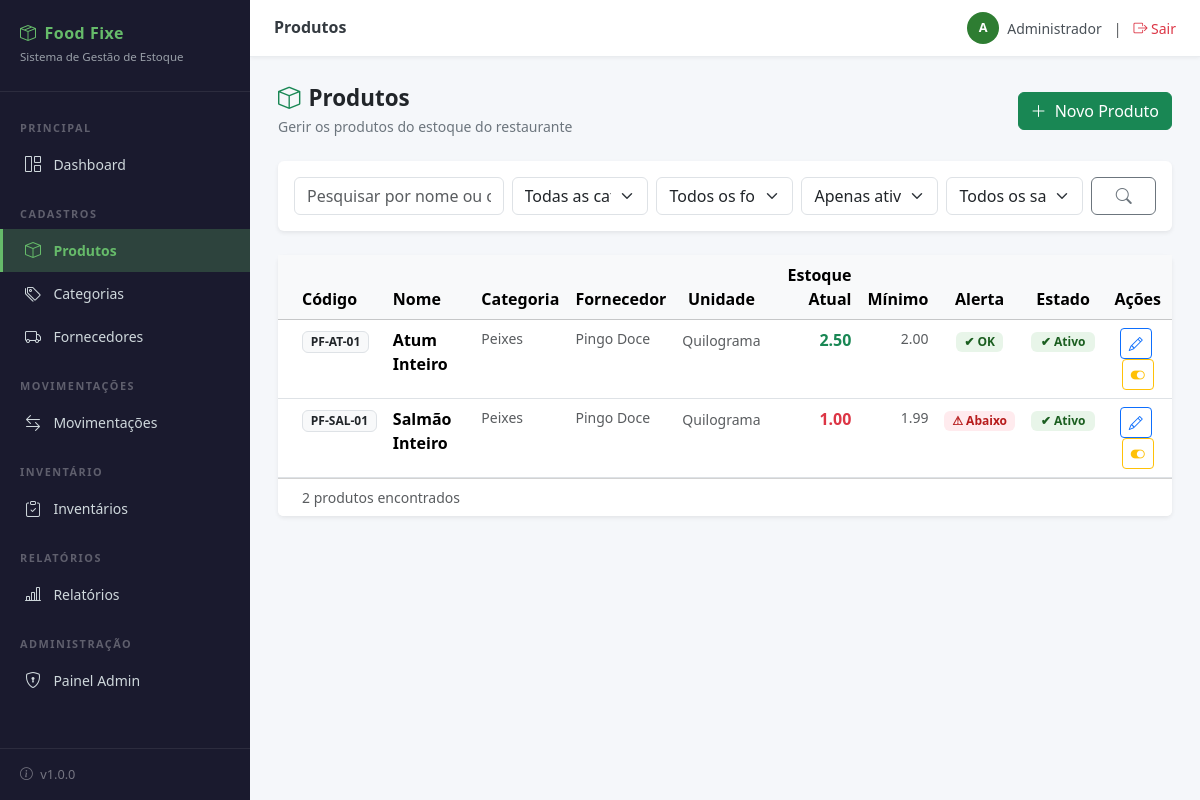
The page /produtos/ (signed in) on the database as committed earlier.
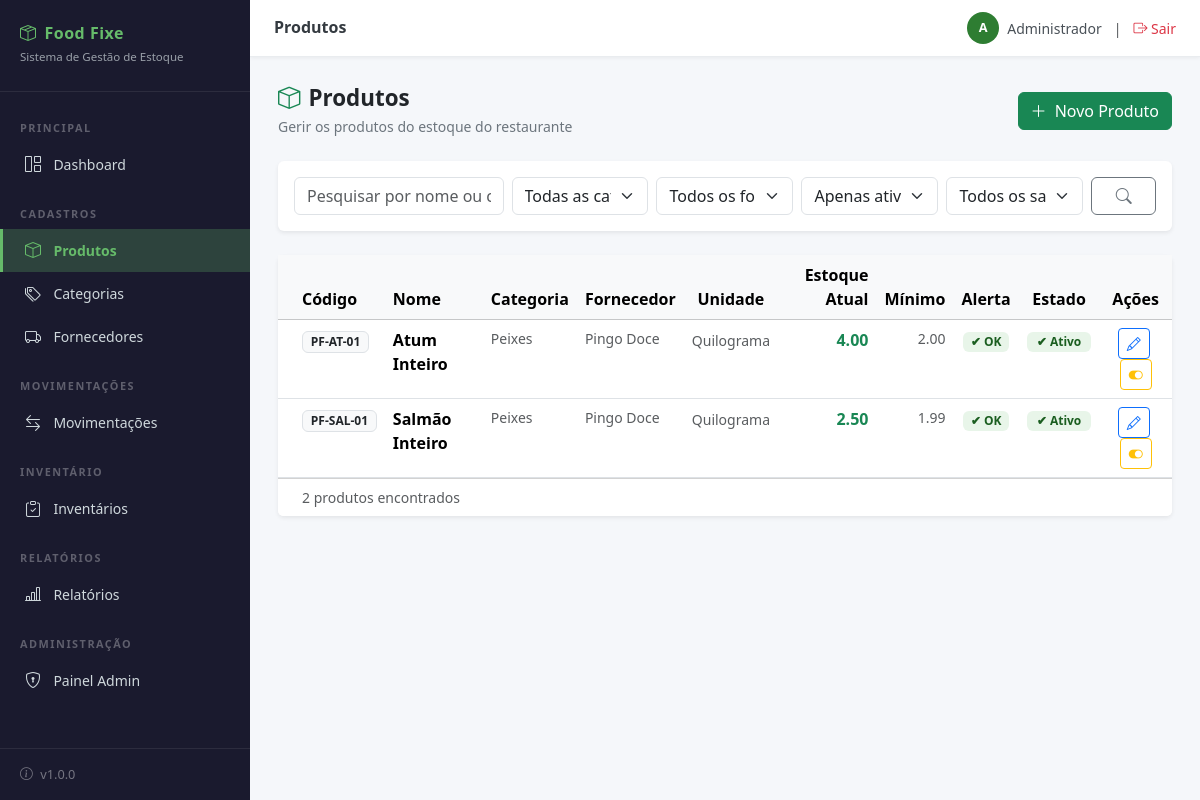
The same page on the database as committed later.
### estoque/models.py (models this page shows, shortened)
class Produto(models.Model):
    class Unidade(models.TextChoices):
        UNIDADE  = 'UN',  'Unidade'
        KILO     = 'KG',  'Quilograma'
        LITRO    = 'LT',  'Litro'
        CAIXA    = 'CX',  'Caixa'
        PACOTE   = 'PC',  'Pacote'
    codigo          = models.CharField('Código', max_length=30, unique=True)
    produto         = models.CharField('Nome do produto', max_length=150)
    categoria       = models.ForeignKey(Categoria, on_delete=models.PROTECT,
                                        verbose_name='Categoria',
                                        related_name='produtos')
    fornecedor      = models.ForeignKey(Fornecedor, on_delete=models.SET_NULL,
                                    verbose_name='Fornecedor',
                                    related_name='produtos',
                                    null=True, blank=True)
    unidade         = models.CharField('Unidade de medida', max_length=5,
                                       choices=Unidade.choices,
                                       default=Unidade.UNIDADE)
    estoque_atual   = models.DecimalField('Estoque atual', max_digits=10,
                                          decimal_places=2, default=Decimal('0.00'))
    estoque_minimo  = models.DecimalField('Estoque mínimo', max_digits=10,
                                          decimal_places=2, default=Decimal('0.00'))
    custo_medio     = models.DecimalField('Custo médio', max_digits=10,
                                          decimal_places=2, default=Decimal('0.00'),
                                          null=True, blank=True)
    ativo           = models.BooleanField('Ativo', default=True)
    create_at       = models.DateTimeField('Criado em', auto_now_add=True)
    update_at       = models.DateTimeField('Atualizado em', auto_now=True)
    class Meta:
        verbose_name        = 'Produto'
        verbose_name_plural = 'Produtos'
        ordering            = ['produto']
    @property
    def abaixo_do_minimo(self):
        return self.estoque_atual <= self.estoque_minimo

class Categoria(models.Model):
    categoria = models.CharField('Categoria', max_length=100, unique=True)
    ativo     = models.BooleanField('Ativa', default=True)
    class Meta:
        verbose_name        = 'Categoria'
        verbose_name_plural = 'Categorias'
        ordering            = ['categoria']
    def __str__(self):
        return self.categoria

class Fornecedor(models.Model):
    fornecedor              = models.CharField('Nome', max_length=150)
    telefone                = models.CharField('Telefone', max_length=30, blank=True)
    email                   = models.EmailField('E-mail', max_length=100, blank=True)
    endereco                = models.CharField('Endereço', max_length=255, blank=True)
    status                  = models.BooleanField('Ativo', default=True)
    fornecedor_qualificado  = models.BooleanField('Fornecedor qualificado', default=False)
    create_at               = models.DateTimeField('Criado em', auto_now_add=True)
    update_at               = models.DateTimeField('Atualizado em', auto_now=True)
    class Meta:
        verbose_name        = 'Fornecedor'
        verbose_name_plural = 'Fornecedores'
        ordering            = ['fornecedor']
    def __str__(self):
        return self.fornecedor

### estoque/views.py (the view)
# urls.py: path('produtos/',                      views.produto_lista,        name='produto_lista'),
@login_required(login_url='login')
def produto_lista(request):
    pesquisa         = request.GET.get('q', '')
    filtro_categoria = request.GET.get('categoria', '')
    filtro_fornecedor = request.GET.get('fornecedor', '')
    filtro_ativo     = request.GET.get('ativo', '1')  # por defeito mostra só ativos
    filtro_alerta    = request.GET.get('alerta', '')
    produtos = Produto.objects.select_related('categoria', 'fornecedor').order_by('produto')
    if pesquisa:
        produtos = produtos.filter(produto__icontains=pesquisa) | \
                   produtos.filter(codigo__icontains=pesquisa)
        produtos = produtos.distinct()
    if filtro_categoria:
        produtos = produtos.filter(categoria__pk=filtro_categoria)
    if filtro_fornecedor:
        produtos = produtos.filter(fornecedor__pk=filtro_fornecedor)
    if filtro_ativo == '1':
        produtos = produtos.filter(ativo=True)
    elif filtro_ativo == '0':
        produtos = produtos.filter(ativo=False)
    if filtro_alerta == '1':
        produtos = [p for p in produtos if p.abaixo_do_minimo]
    else:
        produtos = list(produtos)
    categorias   = Categoria.objects.filter(ativo=True).order_by('categoria')
    fornecedores = Fornecedor.objects.filter(status=True).order_by('fornecedor')
    return render(request, 'estoque/produto_lista.html', {
        'produtos':          produtos,
        'categorias':        categorias,
        'fornecedores':      fornecedores,
        'pesquisa':          pesquisa,
        'filtro_categoria':  filtro_categoria,
        'filtro_fornecedor': filtro_fornecedor,
        'filtro_ativo':      filtro_ativo,
        'filtro_alerta':     filtro_alerta,
        'total':             len(produtos),
    })

### estoque/templates/estoque/produto_lista.html (shortened to what the changed rows need)
{% extends 'estoque/base.html' %}
{% block content %}
<div class="page-header d-flex justify-content-between align-items-center">
    <div>
        <h1><i class="bi bi-box me-2 text-success"></i>Produtos</h1>
    </div>
</div>
<div class="card border-0 shadow-sm">
    <div class="card-body p-0">
        {% if produtos %}
        <div class="table-responsive">
            <table class="table table-hover mb-0">
                <thead class="table-light">
                    <tr>
                        <th class="ps-4">Código</th>
                        <th>Nome</th>
                        <th>Categoria</th>
                        <th>Fornecedor</th>
                        <th class="text-center">Unidade</th>
                        <th class="text-end">Estoque Atual</th>
                        <th class="text-end">Mínimo</th>
                        <th class="text-center">Alerta</th>
                        <th class="text-center">Estado</th>
                        <th class="text-center">Ações</th>
                    </tr>
                </thead>
                <tbody>
                    {% for p in produtos %}
                    <tr>
                        <td class="ps-4">
                            <span class="badge bg-light text-dark border">{{ p.codigo }}</span>
                        </td>
                        <td class="fw-semibold">{{ p.produto }}</td>
                        <td class="text-muted small">{{ p.categoria }}</td>
                        <td class="text-muted small">{{ p.fornecedor }}</td>
                        <td class="text-center">
                            <span class="text-muted small">{{ p.get_unidade_display }}</span>
                        </td>
                        <td class="text-end fw-bold
                            {% if p.abaixo_do_minimo %}text-danger{% else %}text-success{% endif %}">
                            {{ p.estoque_atual }}
                        </td>
                        <td class="text-end text-muted small">{{ p.estoque_minimo }}</td>
                        <td class="text-center">
                            {% if p.abaixo_do_minimo %}
                                <span class="badge"
                                      style="background:#ffebee;color:#b71c1c;font-size:0.75rem;">
                                    ⚠ Abaixo
                                </span>
                            {% else %}
                                <span class="badge"
                                      style="background:#e8f5e9;color:#1b5e20;font-size:0.75rem;">
                                    ✔ OK
                                </span>
                            {% endif %}
                        </td>
                        <td class="text-center">
                            {% if p.ativo %}
                                <span class="badge"
                                      style="background:#e8f5e9;color:#1b5e20;padding:4px 10px;">
                                    ✔ Ativo
                                </span>
                            {% else %}
                                <span class="badge"
                                      style="background:#ffebee;color:#b71c1c;padding:4px 10px;">
                                    ✘ Inativo
                                </span>
                            {% endif %}
                        </td>
                        <td class="text-center">
                            <a href="{% url 'produto_editar' p.pk %}"
                               class="btn btn-sm btn-outline-primary me-1" title="Editar">
                                <i class="bi bi-pencil"></i>
                            </a>
                            <a href="{% url 'produto_toggle' p.pk %}"
                               class="btn btn-sm {% if p.ativo %}btn-outline-warning{% else %}btn-outline-success{% endif %}"
                               title="{% if p.ativo %}Desativar{% else %}Ativar{% endif %}"
                               onclick="return confirm('{% if p.ativo %}Desativar{% else %}Ativar{% endif %} o produto {{ p.produto }}?')">
                                <i class="bi bi-{% if p.ativo %}toggle-on{% else %}toggle-off{% endif %}"></i>
                            </a>
                        </td>
                    </tr>
                    {% endfor %}
                </tbody>
            </table>
        </div>
        {% endif %}
    </div>
</div>
{% endblock %}

Rows that differ between the two databases and show on the page:
changed Produto "Atum Inteiro": estoque_atual "2.50" → "4.00"
changed Produto "Salmão Inteiro": estoque_atual "1.00" → "2.50"; estoque_atual "⚠ Abaixo" → "✔ OK"
